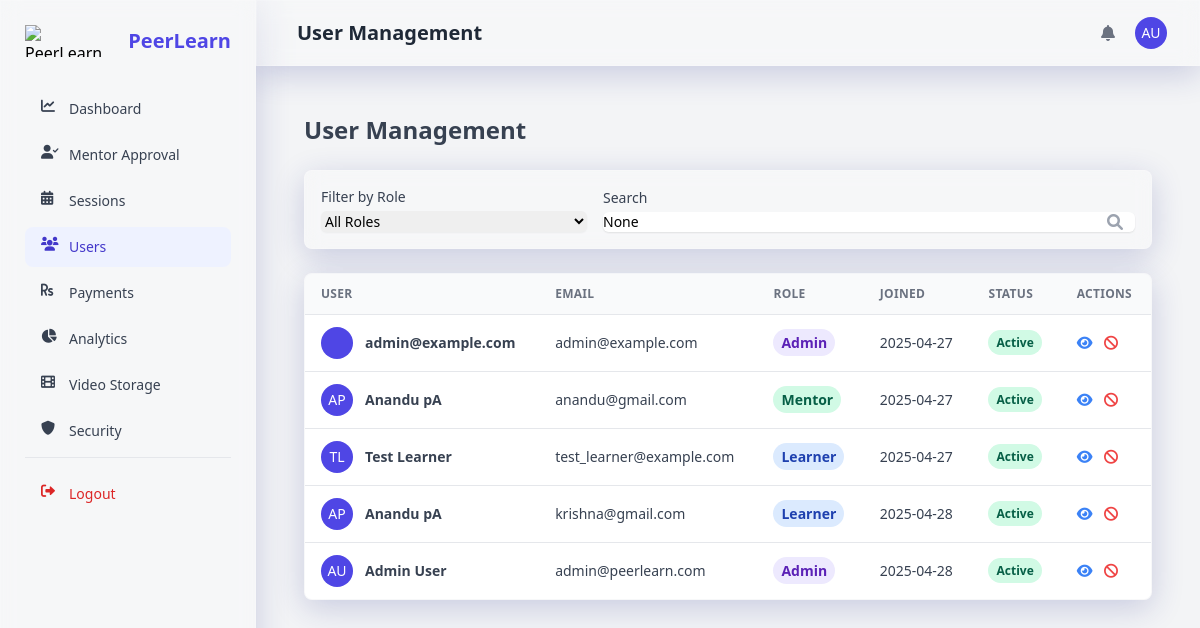
The page /admin-panel/users/ (signed in) on the database as committed earlier.
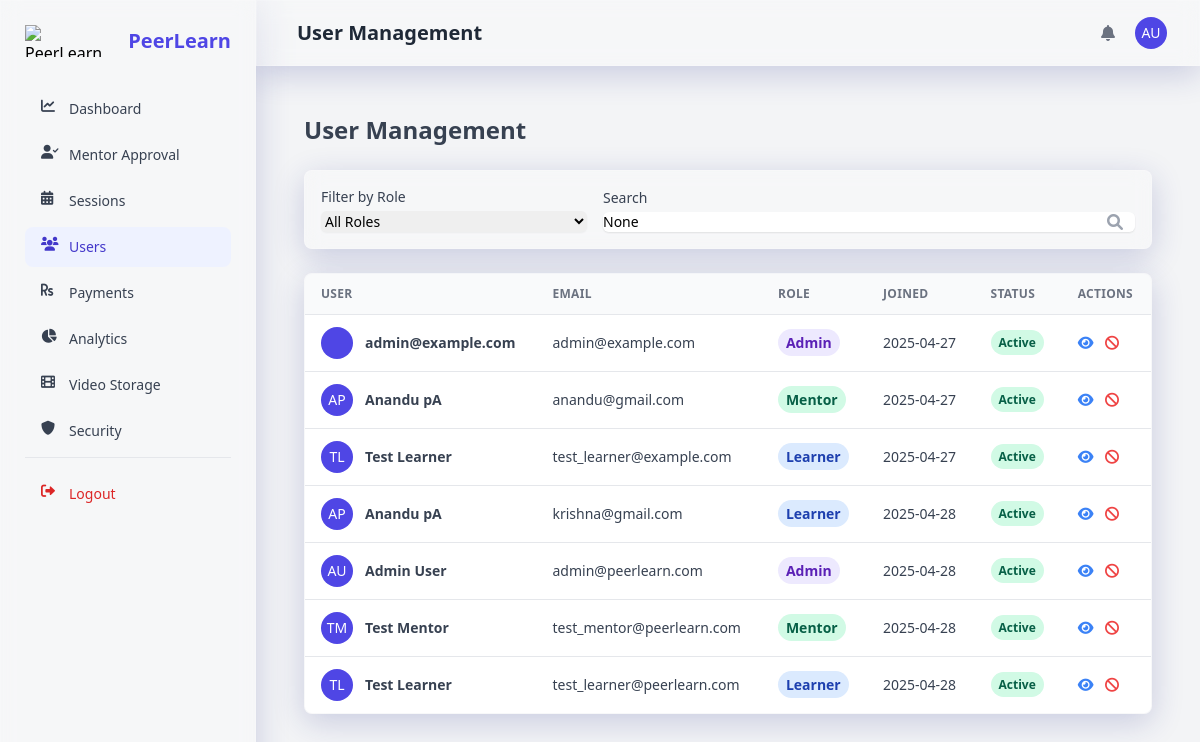
The same page on the database as committed later.
### users/models.py (models this page shows, shortened)
class User(AbstractUser):
    ROLE_CHOICES = (
        ('learner', _('Learner')),
        ('mentor', _('Mentor')),
        ('admin', _('Admin')),
    )
    username = None
    email = models.EmailField(_('email address'), unique=True)
    profile_picture = models.ImageField(_('profile picture'), upload_to='profile_pictures/', blank=True, null=True)
    role = models.CharField(_('role'), max_length=10, choices=ROLE_CHOICES, default='learner')
    two_factor_enabled = models.BooleanField(_('two-factor authentication'), default=False)
    USERNAME_FIELD = 'email'
    REQUIRED_FIELDS = []
    objects = UserManager()
    def get_full_name(self):
        return f"{self.first_name} {self.last_name}".strip() or self.email
    full_name = property(get_full_name)

### admin_panel/views.py (the view)
# urls.py: path('users/', views.user_management, name='user_management'),
@login_required
@user_passes_test(is_admin)
def user_management(request):
    users = User.objects.all()
    role_filter = request.GET.get('role')
    search_query = request.GET.get('q')
    if role_filter:
        users = users.filter(role=role_filter)
    if search_query:
        users = users.filter(
            Q(email__icontains=search_query) |
            Q(first_name__icontains=search_query) |
            Q(last_name__icontains=search_query)
        )
    context = {
        'users': users,
        'role_filter': role_filter,
        'search_query': search_query,
    }
    return render(request, 'admin_panel/user_management.html', context)

### admin_panel/views.py (called while the page is built)
def is_admin(user):
    return user.is_authenticated and user.role == 'admin'

### templates/admin_panel/user_management.html (shortened to what this page needs)
{% extends 'admin_panel/base.html' %}
{% load static %}
{% load i18n %}
{% block header_title %}{% trans "User Management" %}{% endblock %}
{% block content %}
<div class="container px-6 mx-auto">
    <h2 class="my-6 text-2xl font-semibold text-gray-700">
        {% trans "User Management" %}
    </h2>
    <div class="mb-6 p-4 bg-white rounded-lg shadow-xs glassmorphism">
        <form method="GET" class="flex flex-col md:flex-row items-center space-y-3 md:space-y-0 md:space-x-4">
            <div class="w-full md:w-1/3">
                <label for="role" class="block text-sm font-medium text-gray-700 mb-1">{% trans "Filter by Role" %}</label>
                <select name="role" id="role" class="block w-full rounded-md border-gray-300 shadow-sm focus:border-indigo-500 focus:ring-indigo-500 sm:text-sm"
                    onchange="this.form.submit()">
                    <option value="">{% trans "All Roles" %}</option>
                </select>
            </div>
            <div class="w-full md:w-2/3">
                <label for="search" class="block text-sm font-medium text-gray-700 mb-1">{% trans "Search" %}</label>
                <div class="relative rounded-md shadow-sm">
                    <input type="search" name="q" id="search" value="{{ search_query }}"
                        class="block w-full rounded-md border-gray-300 shadow-sm focus:border-indigo-500 focus:ring-indigo-500 sm:text-sm"
                        placeholder="{% trans 'Search by name or email' %}">
                    <button type="submit" class="absolute inset-y-0 right-0 px-3 flex items-center">
                        <i class="fas fa-search text-gray-400"></i>
                    </button>
                </div>
            </div>
        </form>
    </div>
    <div class="w-full overflow-hidden rounded-lg shadow-xs glassmorphism mb-8">
        <div class="w-full overflow-x-auto">
            {% if users %}
            <table class="w-full whitespace-no-wrap">
                <thead>
                    <tr class="text-xs font-semibold tracking-wide text-left text-gray-500 uppercase border-b bg-gray-50">
                        <th class="px-4 py-3">{% trans "User" %}</th>
                        <th class="px-4 py-3">{% trans "Email" %}</th>
                        <th class="px-4 py-3">{% trans "Role" %}</th>
                        <th class="px-4 py-3">{% trans "Joined" %}</th>
                        <th class="px-4 py-3">{% trans "Status" %}</th>
                        <th class="px-4 py-3">{% trans "Actions" %}</th>
                    </tr>
                </thead>
                <tbody class="bg-white divide-y">
                    {% for user in users %}
                    <tr class="text-gray-700">
                        <td class="px-4 py-3">
                            <div class="flex items-center text-sm">
                                {% if user.profile_picture %}
                                <div class="relative hidden w-8 h-8 mr-3 rounded-full md:block">
                                    <img class="object-cover w-full h-full rounded-full" src="{{ user.profile_picture.url }}" alt="{{ user.get_full_name }}" loading="lazy">
                                    <div class="absolute inset-0 rounded-full shadow-inner" aria-hidden="true"></div>
                                </div>
                                {% else %}
                                <div class="h-8 w-8 rounded-full bg-indigo-600 flex items-center justify-center text-white uppercase mr-3">
                                    {{ user.first_name|first }}{{ user.last_name|first }}
                                </div>
                                {% endif %}
                                <div>
                                    <p class="font-semibold">{{ user.get_full_name }}</p>
                                </div>
                            </div>
                        </td>
                        <td class="px-4 py-3 text-sm">
                            {{ user.email }}
                        </td>
                        <td class="px-4 py-3 text-sm">
                            <span class="px-2 py-1 font-semibold leading-tight rounded-full
                                {% if user.role == 'admin' %}bg-purple-100 text-purple-800
                                {% elif user.role == 'mentor' %}bg-green-100 text-green-800
                                {% else %}bg-blue-100 text-blue-800{% endif %}">
                                {{ user.get_role_display }}
                            </span>
                        </td>
                        <td class="px-4 py-3 text-sm">
                            {{ user.date_joined|date:"Y-m-d" }}
                        </td>
                        <td class="px-4 py-3 text-xs">
                            <span class="px-2 py-1 font-semibold leading-tight rounded-full {% if user.is_active %}bg-green-100 text-green-800{% else %}bg-red-100 text-red-800{% endif %}">
                                {% if user.is_active %}{% trans "Active" %}{% else %}{% trans "Inactive" %}{% endif %}
                            </span>
                        </td>
                        <td class="px-4 py-3 text-sm">
                            <button class="text-blue-500 hover:underline mr-2" onclick="showUserDetailsModal({{ user.id }})">
                                <i class="fas fa-eye"></i>
                            </button>
                            {% if user.is_active %}
                            <button class="text-red-500 hover:underline mr-2" onclick="confirmDeactivateUser({{ user.id }}, '{{ user.get_full_name }}')">
                                <i class="fas fa-ban"></i>
                            </button>
                            {% else %}
                            <button class="text-green-500 hover:underline mr-2" onclick="confirmActivateUser({{ user.id }}, '{{ user.get_full_name }}')">
                                <i class="fas fa-check"></i>
                            </button>
                            {% endif %}
                        </td>
                    </tr>
                    {% endfor %}
                </tbody>
            </table>
            {% else %}
            <div class="p-4 text-center text-gray-500">
                {% trans "No users match your filters." %}
            </div>
            {% endif %}
        </div>
    </div>
</div>
{% endblock %}

### templates/admin_panel/base.html (shortened to what this page needs)
{% load static %}
{% load i18n %}
<!DOCTYPE html>
<html lang="en">
<head>
    <link href="https://cdn.jsdelivr.net/npm/tailwindcss@2.2.19/dist/tailwind.min.css" rel="stylesheet">
    <link rel="stylesheet" href="https://cdnjs.cloudflare.com/ajax/libs/font-awesome/6.0.0-beta3/css/all.min.css">
</head>
<body class="bg-gray-100 flex h-screen">
    {% if user.is_authenticated and user.role == 'admin' and request.session.admin_verified %}
        <aside id="sidebar" class="h-screen sidebar-transition w-64 md:shadow transform -translate-x-full md:translate-x-0 fixed md:relative z-10 bg-white glassmorphism">
            <div class="p-6">
                <div class="flex items-center justify-between">
                    <a href="{% url 'admin_dashboard' %}" class="flex items-center space-x-3">
                        <img src="{% static 'img/logo.png' %}" alt="PeerLearn Logo" class="h-8">
                        <span class="text-xl font-semibold text-indigo-600">PeerLearn</span>
                    </a>
                </div>
                <nav class="mt-8 space-y-1.5">
                    <a href="{% url 'admin_dashboard' %}" class="flex items-center px-4 py-2.5 text-sm font-medium rounded-lg {% if request.resolver_match.url_name == 'admin_dashboard' %}bg-indigo-50 text-indigo-700{% else %}text-gray-700 hover:bg-gray-100{% endif %}">
                        <i class="fas fa-chart-line w-5 h-5 mr-2"></i>
                        {% trans "Dashboard" %}
                    </a>
                    <a href="{% url 'mentor_approval' %}" class="flex items-center px-4 py-2.5 text-sm font-medium rounded-lg {% if request.resolver_match.url_name == 'mentor_approval' %}bg-indigo-50 text-indigo-700{% else %}text-gray-700 hover:bg-gray-100{% endif %}">
                        <i class="fas fa-user-check w-5 h-5 mr-2"></i>
                        {% trans "Mentor Approval" %}
                    </a>
                    <a href="{% url 'session_management' %}" class="flex items-center px-4 py-2.5 text-sm font-medium rounded-lg {% if request.resolver_match.url_name == 'session_management' %}bg-indigo-50 text-indigo-700{% else %}text-gray-700 hover:bg-gray-100{% endif %}">
                        <i class="fas fa-calendar-alt w-5 h-5 mr-2"></i>
                        {% trans "Sessions" %}
                    </a>
                    <a href="{% url 'user_management' %}" class="flex items-center px-4 py-2.5 text-sm font-medium rounded-lg {% if request.resolver_match.url_name == 'user_management' %}bg-indigo-50 text-indigo-700{% else %}text-gray-700 hover:bg-gray-100{% endif %}">
                        <i class="fas fa-users w-5 h-5 mr-2"></i>
                        {% trans "Users" %}
                    </a>
                    <a href="{% url 'payment_management' %}" class="flex items-center px-4 py-2.5 text-sm font-medium rounded-lg {% if request.resolver_match.url_name == 'payment_management' %}bg-indigo-50 text-indigo-700{% else %}text-gray-700 hover:bg-gray-100{% endif %}">
                        <i class="fas fa-rupee-sign w-5 h-5 mr-2"></i>
                        {% trans "Payments" %}
                    </a>
                    <a href="{% url 'analytics' %}" class="flex items-center px-4 py-2.5 text-sm font-medium rounded-lg {% if request.resolver_match.url_name == 'analytics' %}bg-indigo-50 text-indigo-700{% else %}text-gray-700 hover:bg-gray-100{% endif %}">
                        <i class="fas fa-chart-pie w-5 h-5 mr-2"></i>
                        {% trans "Analytics" %}
                    </a>
                    <a href="{% url 'video_storage' %}" class="flex items-center px-4 py-2.5 text-sm font-medium rounded-lg {% if request.resolver_match.url_name == 'video_storage' %}bg-indigo-50 text-indigo-700{% else %}text-gray-700 hover:bg-gray-100{% endif %}">
                        <i class="fas fa-film w-5 h-5 mr-2"></i>
                        {% trans "Video Storage" %}
                    </a>
                    <a href="{% url 'security_management' %}" class="flex items-center px-4 py-2.5 text-sm font-medium rounded-lg {% if request.resolver_match.url_name == 'security_management' %}bg-indigo-50 text-indigo-700{% else %}text-gray-700 hover:bg-gray-100{% endif %}">
                        <i class="fas fa-shield-alt w-5 h-5 mr-2"></i>
                        {% trans "Security" %}
                    </a>
                    <div class="pt-4 mt-4 border-t border-gray-200">
                        <a href="{% url 'secure_admin_logout' %}" class="flex items-center px-4 py-2.5 text-sm font-medium rounded-lg text-red-600 hover:bg-red-50">
                            <i class="fas fa-sign-out-alt w-5 h-5 mr-2"></i>
                            {% trans "Logout" %}
                        </a>
                    </div>
                </nav>
            </div>
        </aside>
        <div class="flex-1 flex flex-col overflow-hidden">
            <header class="bg-white glassmorphism shadow-sm z-10">
                <div class="px-4 sm:px-6 lg:px-8">
                    <div class="flex items-center justify-between h-16">
                        <div class="flex">
                            <div class="md:flex items-center hidden ml-2">
                                <h1 class="text-xl font-semibold text-gray-800">{% block header_title %}{% trans "Admin Panel" %}{% endblock %}</h1>
                            </div>
                        </div>
                        <div class="flex items-center space-x-4">
                            <div class="relative" id="notificationDropdown">
                                <button class="p-1 text-gray-500 rounded-full hover:text-gray-700 focus:outline-none focus:ring-2 focus:ring-offset-2 focus:ring-indigo-500">
                                    <i class="fas fa-bell"></i>
                                </button>
                            </div>
                            <div class="relative" id="profileDropdown">
                                <div>
                                    <button class="flex text-sm rounded-full focus:outline-none focus:ring-2 focus:ring-offset-2 focus:ring-indigo-500" id="profileButton">
                                        <div class="h-8 w-8 rounded-full bg-indigo-600 flex items-center justify-center text-white uppercase">
                                            {{ user.first_name|first }}{{ user.last_name|first }}
                                        </div>
                                    </button>
                                </div>
                            </div>
                        </div>
                    </div>
                </div>
            </header>
            <main class="flex-1 overflow-x-hidden overflow-y-auto bg-gray-100 p-6">
                {% block content %}{% endblock %}
            </main>
        </div>
    {% else %}
        {% block non_admin_content %}{% endblock %}
    {% endif %}
</body>
</html>

### templates/admin_panel/base.html (style rules this page uses)
.glassmorphism { background: rgba(255, 255, 255, 0.25); backdrop-filter: blur(10px); -webkit-backdrop-filter: blur(10px); border: 1px solid rgba(255, 255, 255, 0.18); box-shadow: 0 8px 32px 0 rgba(31, 38, 135, 0.2); }
.sidebar-transition { transition: all 0.3s ease-in-out; }

Rows that differ between the two databases and show on the page:
added User: first_name|first "T", last_name|first "M", get_full_name "Test Mentor", email "test_mentor@peerlearn.com", role "Mentor", date_joined "2025-04-28"
added User: first_name|first "T", last_name|first "L", get_full_name "Test Learner", email "test_learner@peerlearn.com", role "Learner", date_joined "2025-04-28"
